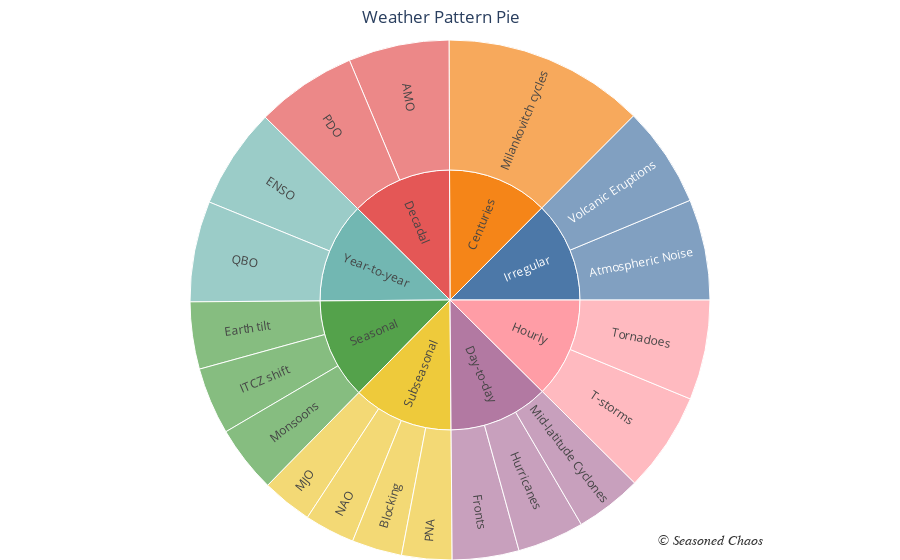

Source (notebook cell):
### Code cell
import plotly.express as px

my_text = ['Atlantic Multidecadal Oscillation: fluctuations in North Atlantic Ocean sea surface temperatures',
           'Noise is a fancier word for unpredictable chaos, kinda like we talked about in the first blog!',
           'Obstruction of west-to-east flow; see previous blog!', 
           'El Nino-Southern Oscillation: fluctuations of tropical Pacific sea surface temperatures',
           'Hemisphere receives more or less direct sunlight in summer or winter months',
           'Boundary of air masses; types are cold, warm, stationary, occluded',
           'Strong, closed low pressure system that originates in the tropics; topic of next blog!',
           'Inter-Tropical Convergence Zone: belt of clouds & storminess that circles the globe & follows trade winds',
           'Madden-Julian Oscillation: tropical, eastward-moving band of clouds & rainfall sandwiched between two dry systems; our topic of this blog!','Low pressure system outside the tropics',
           'Earth\'s eccentricity (orbit), obliquity (change in tilt), & precession (wobble)',
           'Reversal of winds accompanied by corresponding changes in precipitation',
           'North Atlantic Oscillation: fluctuations in atmospheric pressure at sea level between the Icelandic Low (N Atl.) and the Azores High (subtropical Atl.)',
           'Pacific Decadal Oscillation: fluctuations in North Pacific sea surface temperatures',
           'Pacific-North American pattern: fluctuations in upper-level pressure between eastern North Pacific and North America',
           'Quasi-biennial Oscillation: fluctuations in direction (east-to-west or west-to-east) of equatorial winds in the stratosphere; usually reverses every 2 years',
           'Thunderstorm, the thing that scares your dog','Rapidly rotating column of air that touches ground',
           'Volcanoes add a lot of ash and gases to the atmosphere, triggering thunder, lightning, and rain in regions close by; if strong enough, they contribute a cooling effect for global climate for up to a few years',
           'Forecasting out hundreds and thousands of years, past the time a human lives',
           'Forecasting weather for today vs. tomorrow vs. Friday','Forecasting out 7+ years',
           'Forecasting within a day','No set forecast time scale, more unpredictable',
           'Forecasting out a season, like summer or winter',
           'Forecasting out past two weeks but no longer than a few months',
           'Forecasting a general season for this year vs. next year',
           ]

fig = px.sunburst(df, path=['Timescale','Processes'], values='size', color_discrete_sequence=px.colors.qualitative.T10)
fig.update_traces(insidetextorientation='radial')
fig.update_traces(customdata=my_text,hovertemplate="%{customdata}")
fig.update_layout(title={
        'text': "Weather Pattern Pie",
        'y':0.98,
        'x':0.49,
        'xanchor': 'center',
        'yanchor': 'top'})
# -*- coding: utf-8 -*-
fig.add_annotation(
            x=0.85,
            y=0.02,
            xref="paper",
            yref="paper",
            text="<i>\xa9 Seasoned Chaos</i>",
            showarrow=False, opacity=.8,
            font=dict(
                family="Dill Alternate,monospace",
                size=14,
                color="black"
            ))
fig.update_layout(margin = dict(t=40, l=0, r=0, b=0))
fig.show(renderer='plotly_mimetype')

### Figure 1 — Plotly figure (JSON) as saved in the notebook; plotly's stock layout.template omitted (floating-point values rounded to 4 significant figures)
{"data": [{"branchvalues": "total", "customdata": ["Atlantic Multidecadal Oscillation: fluctuations in North Atlantic Ocean sea surface temperatures", "Noise is a fancier word for unpredictable chaos, kinda like we talked about in the first blog!", "Obstruction of west-to-east flow; see previous blog!", "El Nino-Southern Oscillation: fluctuations of tropical Pacific sea surface temperatures", "Hemisphere receives more or less direct sunlight in summer or winter months", "Boundary of air masses; types are cold, warm, stationary, occluded", "Strong, closed low pressure system that originates in the tropics; topic of next blog!", "Inter-Tropical Convergence Zone: belt of clouds & storminess that circles the globe & follows trade winds", "Madden-Julian Oscillation: tropical, eastward-moving band of clouds & rainfall sandwiched between two dry systems; our topic of this blog!", "Low pressure system outside the tropics", "Earth's eccentricity (orbit), obliquity (change in tilt), & precession (wobble)", "Reversal of winds accompanied by corresponding changes in precipitation", "North Atlantic Oscillation: fluctuations in atmospheric pressure at sea level between the Icelandic Low (N Atl.) and the Azores High (subtropical Atl.)", "Pacific Decadal Oscillation: fluctuations in North Pacific sea surface temperatures", "Pacific-North American pattern: fluctuations in upper-level pressure between eastern North Pacific and North America", "Quasi-biennial Oscillation: fluctuations in direction (east-to-west or west-to-east) of equatorial winds in the stratosphere; usually reverses every 2 years", "Thunderstorm, the thing that scares your dog", "Rapidly rotating column of air that touches ground", "Volcanoes add a lot of ash and gases to the atmosphere, triggering thunder, lightning, and rain in regions close by; if strong enough, they contribute a cooling effect for global climate for up to a few years", "Forecasting out hundreds and thousands of years, past the time a human lives", "Forecasting weather for today vs. tomorrow vs. Friday", "Forecasting out 7+ years", "Forecasting within a day", "No set forecast time scale, more unpredictable", "Forecasting out a season, like summer or winter", "Forecasting out past two weeks but no longer than a few months", "Forecasting a general season for this year vs. next year"], "domain": {"x": [0, 1], "y": [0, 1]}, "hoverlabel": {"namelength": 0}, "hovertemplate": "%{customdata}", "ids": ["Decadal/AMO", "Irregular/Atmospheric Noise", "Subseasonal/Blocking", "Year-to-year/ENSO", "Seasonal/Earth tilt", "Day-to-day/Fronts", "Day-to-day/Hurricanes", "Seasonal/ITCZ shift", "Subseasonal/MJO", "Day-to-day/Mid-latitude Cyclones", "Centuries/Milankovitch cycles", "Seasonal/Monsoons", "Subseasonal/NAO", "Decadal/PDO", "Subseasonal/PNA", "Year-to-year/QBO", "Hourly/T-storms", "Hourly/Tornadoes", "Irregular/Volcanic Eruptions", "Centuries", "Day-to-day", "Decadal", "Hourly", "Irregular", "Seasonal", "Subseasonal", "Year-to-year"], "insidetextorientation": "radial", "labels": ["AMO", "Atmospheric Noise", "Blocking", "ENSO", "Earth tilt", "Fronts", "Hurricanes", "ITCZ shift", "MJO", "Mid-latitude Cyclones", "Milankovitch cycles", "Monsoons", "NAO", "PDO", "PNA", "QBO", "T-storms", "Tornadoes", "Volcanic Eruptions", "Centuries", "Day-to-day", "Decadal", "Hourly", "Irregular", "Seasonal", "Subseasonal", "Year-to-year"], "name": "", "parents": ["Decadal", "Irregular", "Subseasonal", "Year-to-year", "Seasonal", "Day-to-day", "Day-to-day", "Seasonal", "Subseasonal", "Day-to-day", "Centuries", "Seasonal", "Subseasonal", "Decadal", "Subseasonal", "Year-to-year", "Hourly", "Hourly", "Irregular", "", "", "", "", "", "", "", ""], "type": "sunburst", "values": [50.0, 50, 24.9, 49.99, 33.3, 33.1, 33.1, 33.3, 24.99, 33.1, 100.0, 33.3, 24.99, 50.0, 24.9, 49.99, 49.6, 49.6, 50, 100.0, 99.3, 100.0, 99.2, 100, 99.9, 99.78, 99.98]}], "layout": {"annotations": [{"font": {"color": "black", "family": "Dill Alternate,monospace", "size": 14}, "opacity": 0.8, "showarrow": false, "text": "<i>© Seasoned Chaos</i>", "x": 0.85, "xref": "paper", "y": 0.02, "yref": "paper"}], "autosize": true, "legend": {"tracegroupgap": 0}, "margin": {"b": 0, "l": 0, "r": 0, "t": 40}, "sunburstcolorway": ["#4C78A8", "#F58518", "#E45756", "#72B7B2", "#54A24B", "#EECA3B", "#B279A2", "#FF9DA6", "#9D755D", "#BAB0AC"], "title": {"text": "Weather Pattern Pie", "x": 0.49, "xanchor": "center", "y": 0.98, "yanchor": "top"}}}
